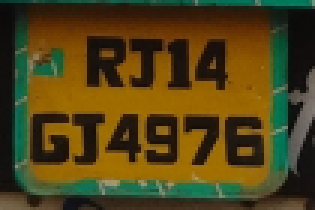
#> input picture ai-service/data/processed/license_plate.png, 105 x 70 px, found by its file name (shown 3 times larger)
$ python threshold_comparison.py   (older library calls are emulated)
#> lines starting #> are read from the running program, lines starting #| are printed output that depends on the picture; after the words box and inside, x2 and y2 are one past the last pixel; in counts of white or black regions, pixels touching at a corner belong together
import cv2


plate_path = "data/processed/license_plate.png"

plate = cv2.imread(plate_path)
#> plate is the input picture: shape (70, 105, 3); mean B, G, R 23.2, 66.1, 80

if plate is None:
    raise FileNotFoundError(f"Could not load: {plate_path}")


# Convert to grayscale
gray = cv2.cvtColor(
    plate,
    cv2.COLOR_BGR2GRAY
)
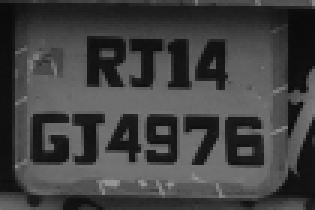
#> gray: shape (70, 105) (shown 3 times larger); min 8, max 151, mean 65.3


# Slight blur
blurred = cv2.GaussianBlur(
    gray,
    (5, 5),
    0
)
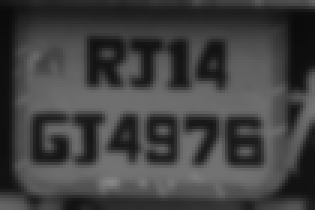
#> blurred: shape (70, 105) (shown 3 times larger); min 11, max 134, mean 65.2


# --------------------------------
# 1. Fixed threshold
# --------------------------------

_, fixed = cv2.threshold(
    blurred,
    127,
    255,
    cv2.THRESH_BINARY
)
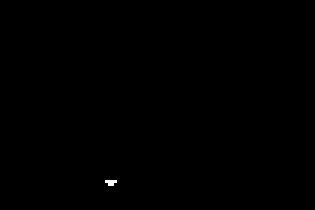
#> fixed: shape (70, 105) (shown 3 times larger); 0.08% white in thin lines or dots, all inside (x1, y1, x2, y2) = (35, 60, 39, 62)


# --------------------------------
# 2. Otsu threshold
# --------------------------------

otsu_value, otsu = cv2.threshold(
    blurred,
    0,
    255,
    cv2.THRESH_BINARY + cv2.THRESH_OTSU
)
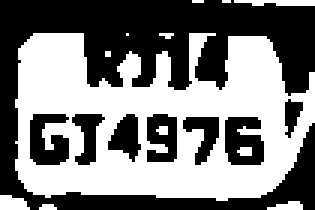
#> otsu: shape (70, 105) (shown 3 times larger); 49.5% white; 12 white regions (8 under 20 px), largest, box (x1, y1, x2, y2) and area: (5, 11, 105, 67) 3478, (78, 0, 105, 2) 44, (0, 65, 10, 70) 40, (89, 67, 101, 70) 25
#> otsu_value = 65


# --------------------------------
# 3. Adaptive threshold
# --------------------------------

adaptive = cv2.adaptiveThreshold(
    blurred,
    255,
    cv2.ADAPTIVE_THRESH_GAUSSIAN_C,
    cv2.THRESH_BINARY,
    11,
    2
)
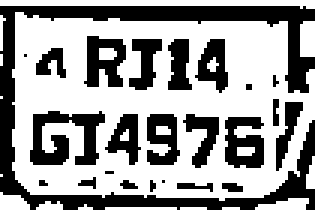
#> adaptive: shape (70, 105) (shown 3 times larger); 61.4% white; 24 black regions (11 under 20 px), largest, box (x1, y1, x2, y2) and area: (0, 2, 105, 70) 1352, (10, 37, 35, 55) 257, (75, 39, 88, 56) 160


# Save results
cv2.imwrite(
    "data/processed/threshold_fixed.png",
    fixed
)

cv2.imwrite(
    "data/processed/threshold_otsu.png",
    otsu
)

cv2.imwrite(
    "data/processed/threshold_adaptive.png",
    adaptive
)


print("Threshold comparison complete!")
print("Fixed threshold: 127")
print("Otsu selected:", otsu_value)
#| Otsu selected: 65.0
